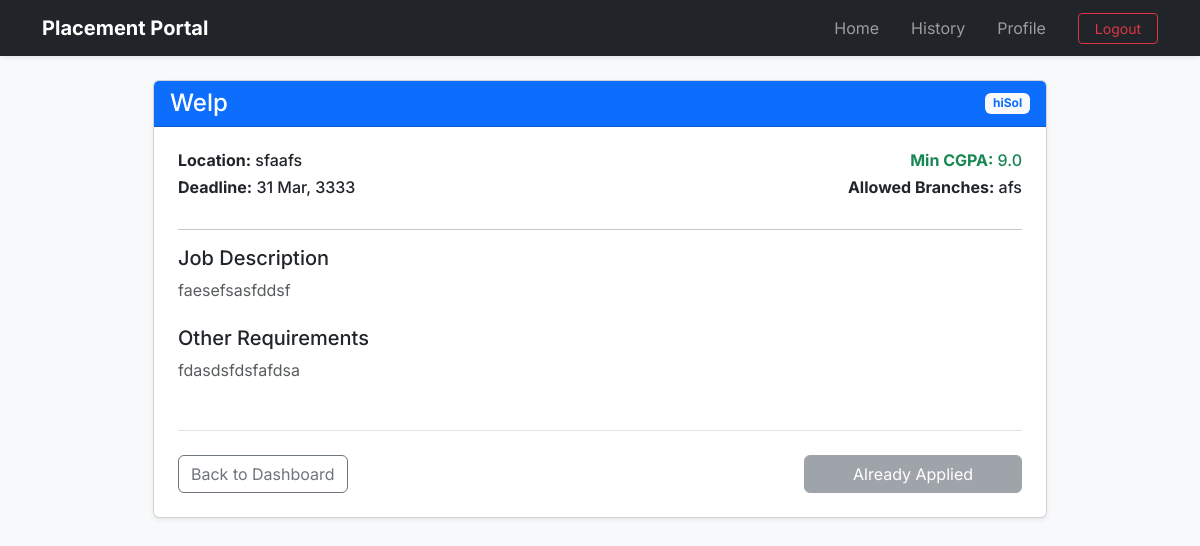
The app's page /drive/3/details (signed in) with its own data.
### application/models.py (models this page shows)
class PlacementDrive(db.Model):
    __tablename__="placement_drives"
    id=db.Column(db.Integer(),primary_key=True)
    company_id=db.Column(db.Integer(),db.ForeignKey("companies.id"),nullable=False)
    job_title=db.Column(db.String(200),nullable=False)
    job_description=db.Column(db.Text(),nullable=False)
    job_location=db.Column(db.String(200),nullable=False)
    eligibility_CGPA=db.Column(db.Float(),nullable=False)
    eligibility_criteria_others=db.Column(db.Text(),nullable=True)
    deadline=db.Column(db.DateTime(),nullable=False)
    status=db.Column(db.String(30),default='Pending') #Pending, Approved, Denied or Closed. Will be done by Admin
    allowed_branches=db.Column(db.Text(),nullable=False)
    allowed_years=db.Column(db.Text(),nullable=False)
    created_at=db.Column(db.DateTime(),default=datetime.now)
    company=db.relationship("Company",back_populates="drives") #Child side
    applications=db.relationship("Application",back_populates="drive",cascade="all,delete-orphan") #Parent side

class Company(db.Model):
    __tablename__="companies"
    id=db.Column(db.Integer(),primary_key=True)
    user_id=db.Column(db.Integer(),db.ForeignKey("users.id"),nullable=False)
    company_name=db.Column(db.String(200),nullable=False)
    hr_name=db.Column(db.String(100),nullable=True)
    hr_contact=db.Column(db.String(100),nullable=True)
    website=db.Column(db.String(200),nullable=True)
    is_approved=db.Column(db.Boolean(),default=False) # Until Admin toggles this on the company wont be approved and wont be shown in dashboard
    user=db.relationship("User",back_populates="company") #Child side
    drives=db.relationship("PlacementDrive",back_populates="company",cascade="all,delete-orphan") #Parent side

### application/controllers.py (the view)
@app.route('/drive/<int:drive_id>/details')
def view_drive(drive_id):
    if session.get('role') not in ['student','company','admin']:
        return redirect(url_for('login'))
    drive=PlacementDrive.query.get_or_404(drive_id)
    student=None
    already_applied=None
    if session.get('role')=='student':
        student=Student.query.filter_by(user_id=session['user_id']).first()
        if student:
            already_applied=Application.query.filter_by(student_id=student.id,drive_id=drive.id).first()
    return render_template('view_drive.html',drive=drive,student=student,already_applied=already_applied)

### templates/view_drive.html
{% extends 'base.html' %}
{% block content %}
<div class="row justify-content-center">
    <div class="col-md-9">
        <div class="card shadow-sm">
            <div class="card-header bg-primary text-white d-flex justify-content-between align-items-center">
                <h4 class="mb-0">{{ drive.job_title }}</h4>
                <span class="badge bg-light text-primary">{{ drive.company.company_name }}</span>
            </div>
            <div class="card-body p-4">
                <div class="row mb-4">
                    <div class="col-md-6">
                        <h6><strong>Location:</strong> {{ drive.job_location }}</h6>
                        <h6><strong>Deadline:</strong> {{ drive.deadline.strftime('%d %b, %Y') }}</h6>
                    </div>
                    <div class="col-md-6 text-md-end">
                        <h6 class="text-success"><strong>Min CGPA:</strong> {{ drive.eligibility_CGPA }}</h6>
                        <h6><strong>Allowed Branches:</strong> {{ drive.allowed_branches }}</h6>
                    </div>
                </div>
                <hr>
                <h5>Job Description</h5>
                <p class="text-muted" style="white-space: pre-wrap;">{{ drive.job_description }}</p>
                <h5 class="mt-4">Other Requirements</h5>
                <p class="text-muted">{{ drive.eligibility_criteria_others or 'None specified.' }}</p>
                <div class="mt-5 border-top pt-4 d-flex justify-content-between align-items-center">
                    {% if session.get('role') == 'admin' %}
                        <a href="{{ url_for('admin_approvals') }}" class="btn btn-outline-secondary">Back to Approvals</a>
                    {% elif session.get('role') == 'student' %}
                        <a href="{{ url_for('student_dashboard') }}" class="btn btn-outline-secondary">Back to Dashboard</a>
                    {% else %}
                        <a href="{{ url_for('company_dashboard') }}" class="btn btn-outline-secondary">Back to Dashboard</a>
                    {% endif %}
                    {% if session.get('role') == 'student' %}
                        {% if already_applied %}
                            <button class="btn btn-secondary px-5" disabled>Already Applied</button>
                        {% elif student.cgpa < drive.eligibility_CGPA %}
                            <button class="btn btn-danger px-5" disabled title="CGPA too low">Ineligible (Low CGPA)</button>
                        {% else %}
                            <form action="{{ url_for('apply_drive', drive_id=drive.id) }}" method="POST">
                                <button type="submit" class="btn btn-primary px-5">Apply Now</button>
                            </form>
                        {% endif %}
                    {% elif session.get('role') == 'admin' %}
                        <span class="btn btn-primary p-3">Admin Reviewing Mode</span>
                    {% endif %}
                </div>
            </div>
        </div>
    </div>
</div>
{% endblock %}

### templates/base.html (style rules this page uses)
body { font-family: 'Inter', sans-serif; }

### records on screen
PlacementDrive: job_title "Welp", job_location "sfaafs", deadline "31 Mar, 3333", eligibility_CGPA "9.0", allowed_branches "afs", job_description "faesefsasfddsf", eligibility_criteria_others "fdasdsfdsfafdsa"
Company: company.company_name "hiSol"
